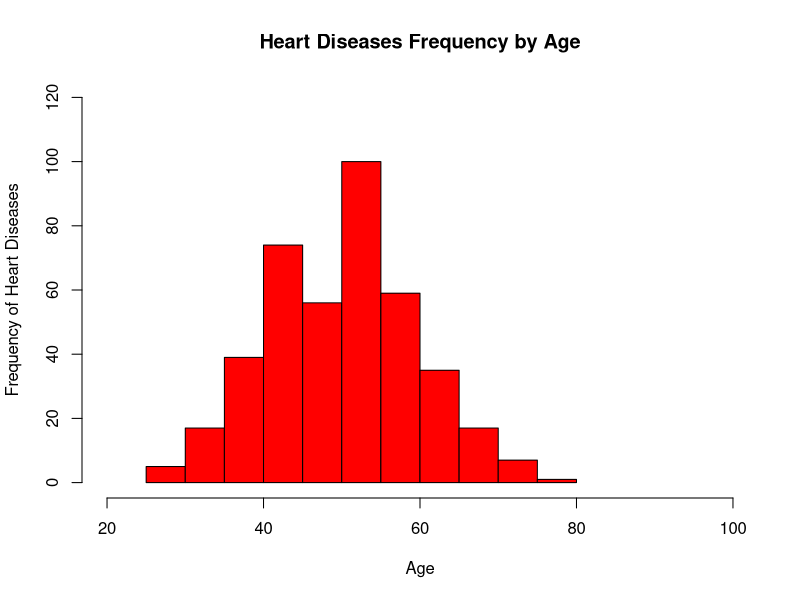
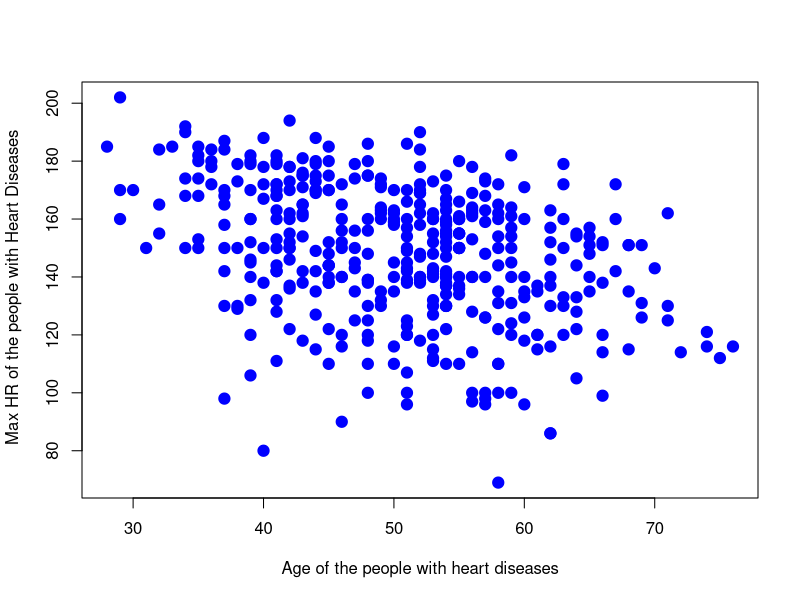
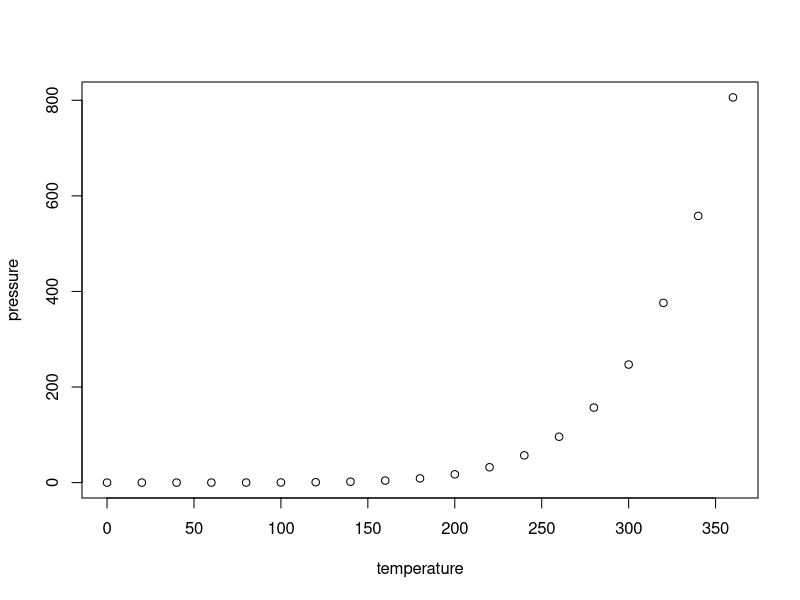

The R script that drew these images, in order:
## ---- chunk 1
knitr::opts_chunk$set(echo = TRUE)
## ---- chunk 2
chooseCRANmirror(graphics = getOption("menu.graphics"), ind = 79,
                 local.only = FALSE)
#install.packages("mars1")
install.packages("dplyr")
#install.packages("eval")
install.packages("Hmisc")
library(dplyr)
library(Hmisc)

#Heart Disease Dataset extracted from Kaggle

heart_data<-read.csv("heart.csv") 
View(heart_data)

##################### DESCRIPTIVE STATISTICS ##################################

describe(heart_data)
summary(heart_data)

#summary of the heart diseases by age
d_age<- heart_data %>% group_by(Age)
dsumm_age<- summarise(d_age,heartdiseaseCount_by_Age=sum(HeartDisease==0))
View(dsumm_age)
dsumm_age

#Summary of the Heart Disease by gender
d_sex<- heart_data %>% group_by(Sex)
summ_sex<- summarise(d_sex,heartDiseaseCount_by_Gender=sum(HeartDisease==0))
View(summ_sex)
summ_sex

###################### DATA TRANSFORMATION ###################################
#USED MUTATE(), ARRANGE(),FILTER()
#Mutated a new column target with factors 1- No disease(N) and 0 - disease(Y)

heart_data<-mutate(heart_data,target=factor(heart_data$HeartDisease,levels=c(1,0),labels = c("N","Y")))


#Arrange the data by age 

heart_data_sorted_by_age<-arrange(heart_data,Age)
View(heart_data_sorted_by_age)
head(heart_data_sorted_by_age)


# List of patients with heart disease by high cholestrol
List_high_cholestrol<-filter(heart_data_sorted_by_age,heart_data_sorted_by_age$Cholesterol>200,heart_data_sorted_by_age$HeartDisease==0)
View(List_high_cholestrol)
head(List_high_cholestrol)

#Heart Disease frequency as age increases

hist(heart_data$Age [heart_data$HeartDisease==0],
     xlim = c(20,100) ,#Limiting the scale on x
     ylim = c(0,120),
     breaks = 10,
     main="Heart Diseases Frequency by Age",
     xlab= "Age",
     ylab="Frequency of Heart Diseases",
     col="red")

#Plot for Maximum heartrate by age in case of heart patients

plot(heart_data$Age[heart_data$HeartDisease==0],heart_data$MaxHR[heart_data$HeartDisease==0],
     pch=19, #solid circle
     cex=1.5, #make 150% size
     col="blue",
     xlab="Age of the people with heart diseases",
     ylab=" Max HR of the people with Heart Diseases")

## ---- chunk 3
summary(cars)
## ---- chunk 4
plot(pressure)
